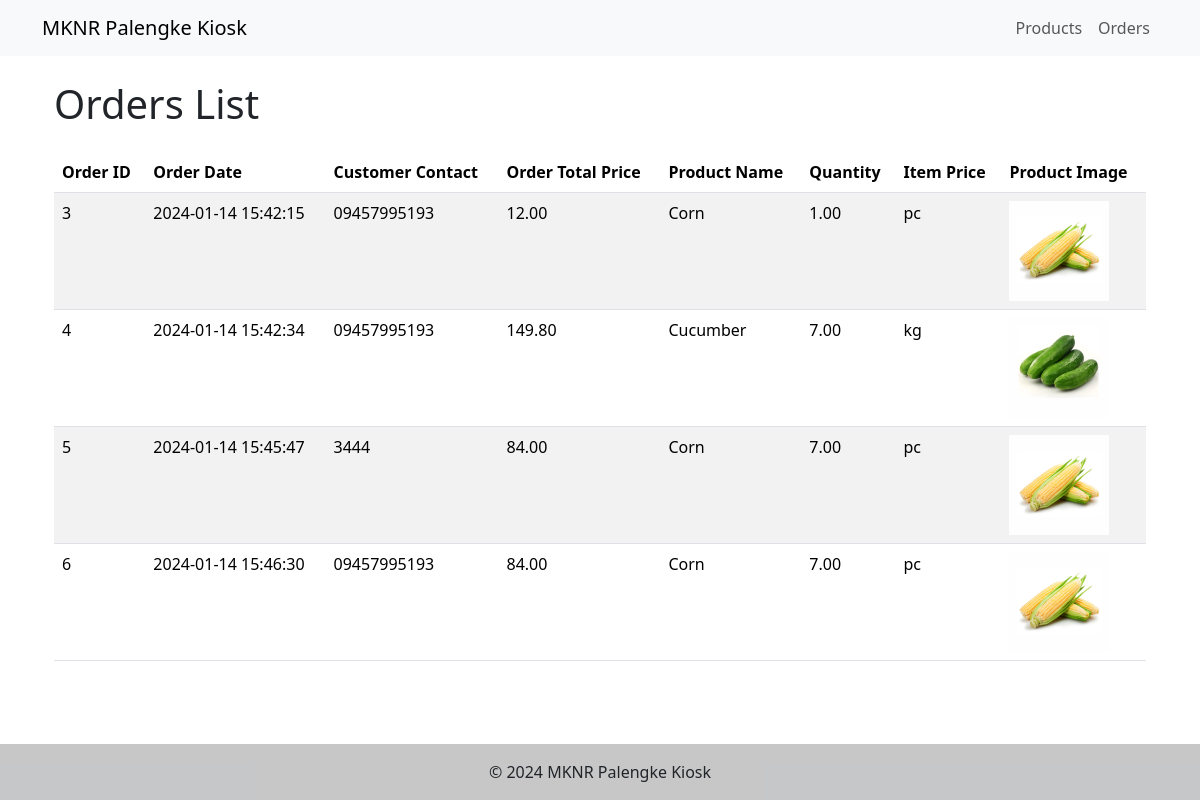
/public/orders.php, run on the app's committed database.
### tables this page shows
CREATE TABLE `order_items` (
  `order_item_id` int(11) NOT NULL,
  `order_id` int(11) DEFAULT NULL,
  `product_id` int(11) DEFAULT NULL,
  `quantity` decimal(10,2) DEFAULT NULL,
  `price` decimal(10,2) DEFAULT NULL
);

CREATE TABLE `orders` (
  `order_id` int(11) NOT NULL,
  `total_price` decimal(10,2) DEFAULT NULL,
  `date_time` datetime DEFAULT current_timestamp(),
  `customer_contact` varchar(255) DEFAULT NULL
);

CREATE TABLE `products` (
  `product_id` int(11) NOT NULL,
  `name` varchar(255) NOT NULL,
  `unit` varchar(50) DEFAULT NULL,
  `price_per_unit` decimal(10,2) DEFAULT NULL,
  `image_url` varchar(255) DEFAULT NULL
);

### public/orders.php (the view, shortened to what this page needs)
<?php
include '../config/database.php';
$sql = "SELECT
            o.order_id,
            o.date_time as order_date,
            o.customer_contact,
            o.total_price as order_total_price,
            p.name as product_name,
            p.price_per_unit,
            p.unit,
            p.image_url,
            oi.quantity,
            oi.price as item_price
        FROM orders o
        JOIN order_items oi ON o.order_id = oi.order_id
        JOIN products p ON oi.product_id = p.product_id";
$result = $conn->query($sql);
$orders_data = array();
if ($result->num_rows > 0) {
    while($row = $result->fetch_assoc()) {
        array_push($orders_data, $row);
    }
} else {
    echo "0 results";
}
include '../template/header.php';
?>
<div class="container mt-4">
  <h1 class="mb-4">Orders List</h1>
  <table class="table table-striped">
    <thead>
      <tr>
        <th scope="col">Order ID</th>
        <th scope="col">Order Date</th>
        <th scope="col">Customer Contact</th>
        <th scope="col">Order Total Price</th>
        <th scope="col">Product Name</th>
        <th scope="col">Quantity</th>
        <th scope="col">Item Price</th>
        <th scope="col">Product Image</th>
      </tr>
    </thead>
    <tbody>
      <?php foreach ($orders_data as $order): ?>
      <tr>
        <td><?php echo htmlspecialchars($order['order_id']); ?></td>
        <td><?php echo htmlspecialchars($order['order_date']); ?></td>
        <td><?php echo htmlspecialchars($order['customer_contact']); ?></td>
        <td><?php echo htmlspecialchars($order['order_total_price']); ?></td>
        <td><?php echo htmlspecialchars($order['product_name']); ?></td>
        <td><?php echo htmlspecialchars($order['quantity']); ?></td>
        <td><?php echo htmlspecialchars($order['unit']); ?></td>
        <td>
          <img
            src="<?php echo htmlspecialchars($order['image_url']); ?>"
            alt="Product Image"
            class="img-fluid"
            style="max-width: 100px"
          />
        </td>
      </tr>
      <?php endforeach; ?>
    </tbody>
  </table>
</div>
<?php
include '../template/footer.php';
?>

### template/header.php (shortened to what this page needs)
<!DOCTYPE html>
<html lang="en">
<head>
    <link rel="stylesheet" href="../public/css/bootstrap.min.css">
    <link rel="stylesheet" href="../public/css/style.css">
</head>
<body>
    <header>
        <nav class="navbar navbar-expand-lg navbar-light bg-light">
            <div class="container">
                <a href="index.php" class="navbar-brand">MKNR Palengke Kiosk</a>
                <div class="navbar-nav">
                    <a href="index.php" class="nav-link">Products</a>
                    <a href="orders.php" class="nav-link">Orders</a>
                </div>
            </div>
        </nav>
    </header>
    <main class="container">

### template/footer.php (shortened to what this page needs)
    </main>
    <footer class="bg-light text-center text-lg-start">
        <div class="text-center p-3" style="background-color: rgba(0, 0, 0, 0.2);">
            © 2024 MKNR Palengke Kiosk
        </div>
    </footer>
</body>
</html>

### public/css/style.css (style rules this page uses)
html { height: 100%; }
body { display: flex; flex-direction: column; min-height: 100vh; margin: 0; }
main { flex: 1; }
footer { flex-shrink: 0; }

### data on the page
order_items: order.order_id "3", order.date_time "2024-01-14 15:42:15", order.customer_contact "09457995193", order.total_price "12.00", product.name "Corn", quantity "1.00", product.unit "pc", product.image_url (picture)
order_items: order.order_id "4", order.date_time "2024-01-14 15:42:34", order.customer_contact "09457995193", order.total_price "149.80", product.name "Cucumber", quantity "7.00", product.unit "kg", product.image_url (picture)
order_items: order.order_id "5", order.date_time "2024-01-14 15:45:47", order.customer_contact "3444", order.total_price "84.00", product.name "Corn", quantity "7.00", product.unit "pc", product.image_url (picture)
order_items: order.order_id "6", order.date_time "2024-01-14 15:46:30", order.customer_contact "09457995193", order.total_price "84.00", product.name "Corn", quantity "7.00", product.unit "pc", product.image_url (picture)
